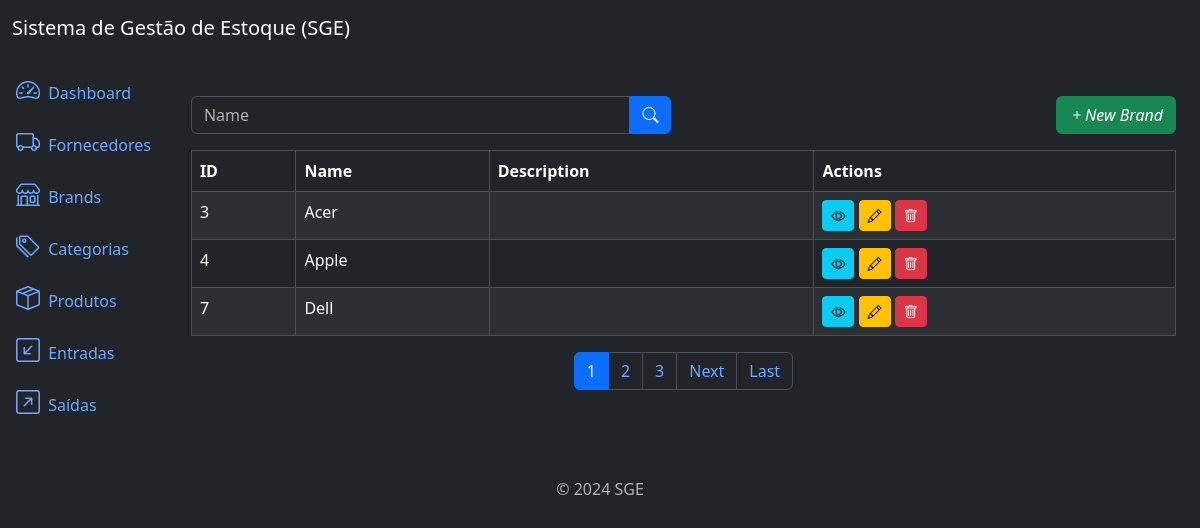
Page /brands/list/ on the committed database.
### brands/models.py (models this page shows, shortened)
class Brand(models.Model):
	name = models.CharField(max_length=500)
	description = models.TextField(null=True, blank=True)
	created_at = models.DateTimeField(auto_now_add=True)
	updated_at = models.DateTimeField(auto_now=True)
	class Meta:
		ordering = ['name']

### brands/views.py (the view)
# urls.py: path('brands/list/', views.BrandListView.as_view(), name='brand_list'),
class BrandListView(ListView):
	model = models.Brand
	template_name = 'brand_list.html'
	context_object_name = 'brands'
	paginate_by = 3
	def get_queryset(self):
		queryset = super().get_queryset()
		name = self.request.GET.get('name')
		if name:
			queryset = queryset.filter(name__icontains=name)
		return queryset

### brands/templates/brand_list.html (shortened to what this page needs)
{% extends 'base.html' %}
{% block content %}
    <div class="row mb-3">
        <div class="col-md-6">
            <form method="get" action="{% url 'brand_list' %}">
                <div class="input-group">
                    <input type="text" class="form-control" name="name" placeholder="Name"
                           value="{{ request.GET.name }}">
                    <button type="submit" class="btn btn-primary"><i class="bi bi-search"></i></button>
                </div>
            </form>
        </div>
        <div class="col mb-6">
            <a href="{% url 'brand_create' %}" class="btn btn-success float-end">
                <i class="bi bi-plus">New Brand</i>
            </a>
        </div>
    </div>
    <div class="table-responsive">
        <table class="table table-striped table-bordered">
            <thead class="thead-dark">
            <tr>
                <th>ID</th>
                <th>Name</th>
                <th>Description</th>
                <th>Actions</th>
            </tr>
            </thead>
            <tbody>
            {% for brand in brands %}
                <tr>
                    <td>{{ brand.id }}</td>
                    <td>{{ brand.name }}</td>
                    <td>{{ brand.description }}</td>
                    <td>
                        <a href="{% url 'brand_detail' brand.id %}" class="btn btn-info btn-sm"><i
                                class="bi bi-eye"></i></a>
                        <a href="{% url 'brand_update' brand.id %}" class="btn btn-warning btn-sm"><i
                                class="bi bi-pencil"></i></a>
                        <a href="{% url 'brand_delete' brand.id %}" class="btn btn-danger btn-sm"><i
                                class="bi bi-trash"></i></a>
                    </td>
                </tr>
            {% endfor %}
            </tbody>
        </table>
        {% include 'components/_pagination.html' %}
    </div>
{% endblock %}

### rows in the picture
Brand: id "3", name "Acer"
Brand: id "4", name "Apple"
Brand: id "7", name "Dell"

### other values in the picture
{{ page_number }} "1"
{{ page_number }} "2" "3"
